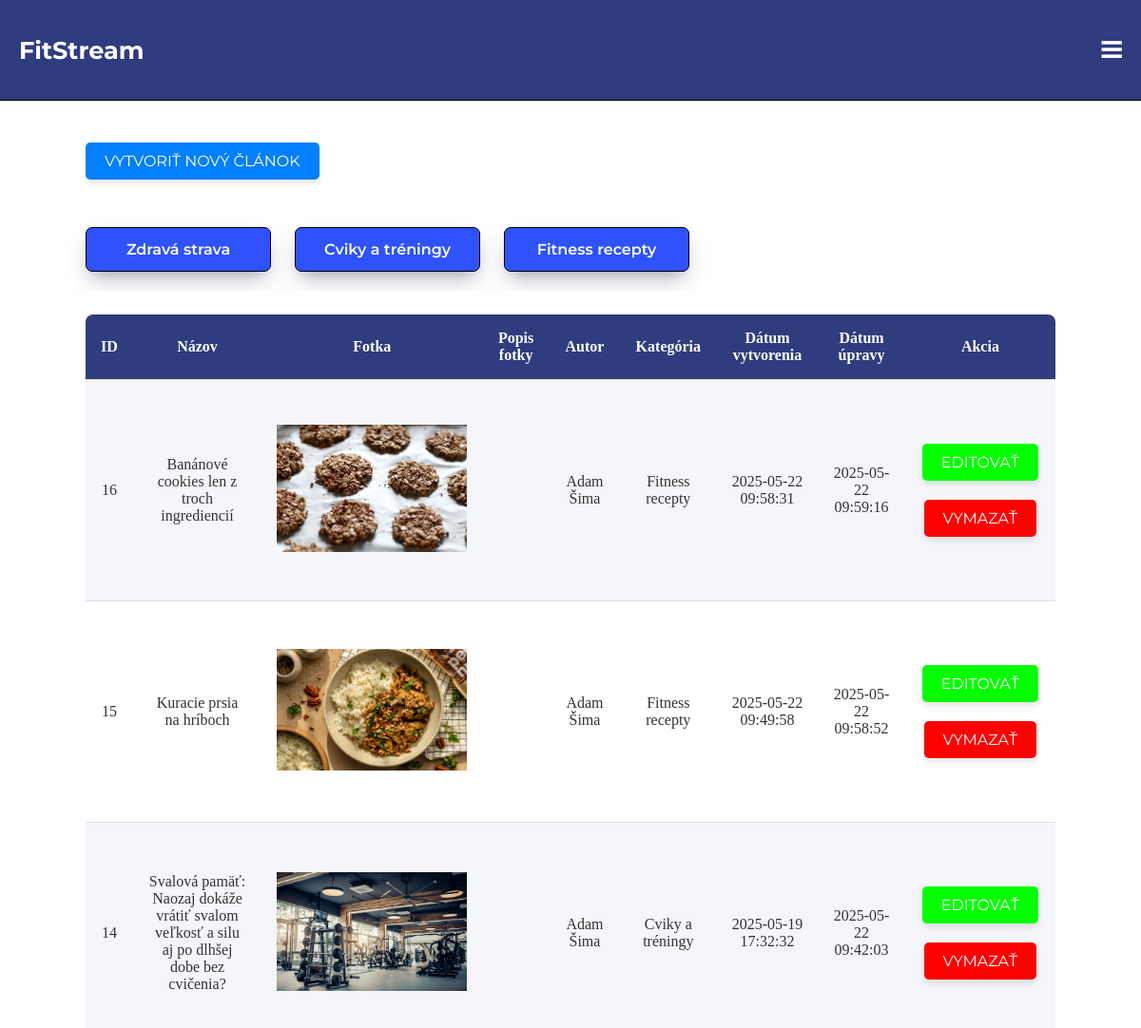
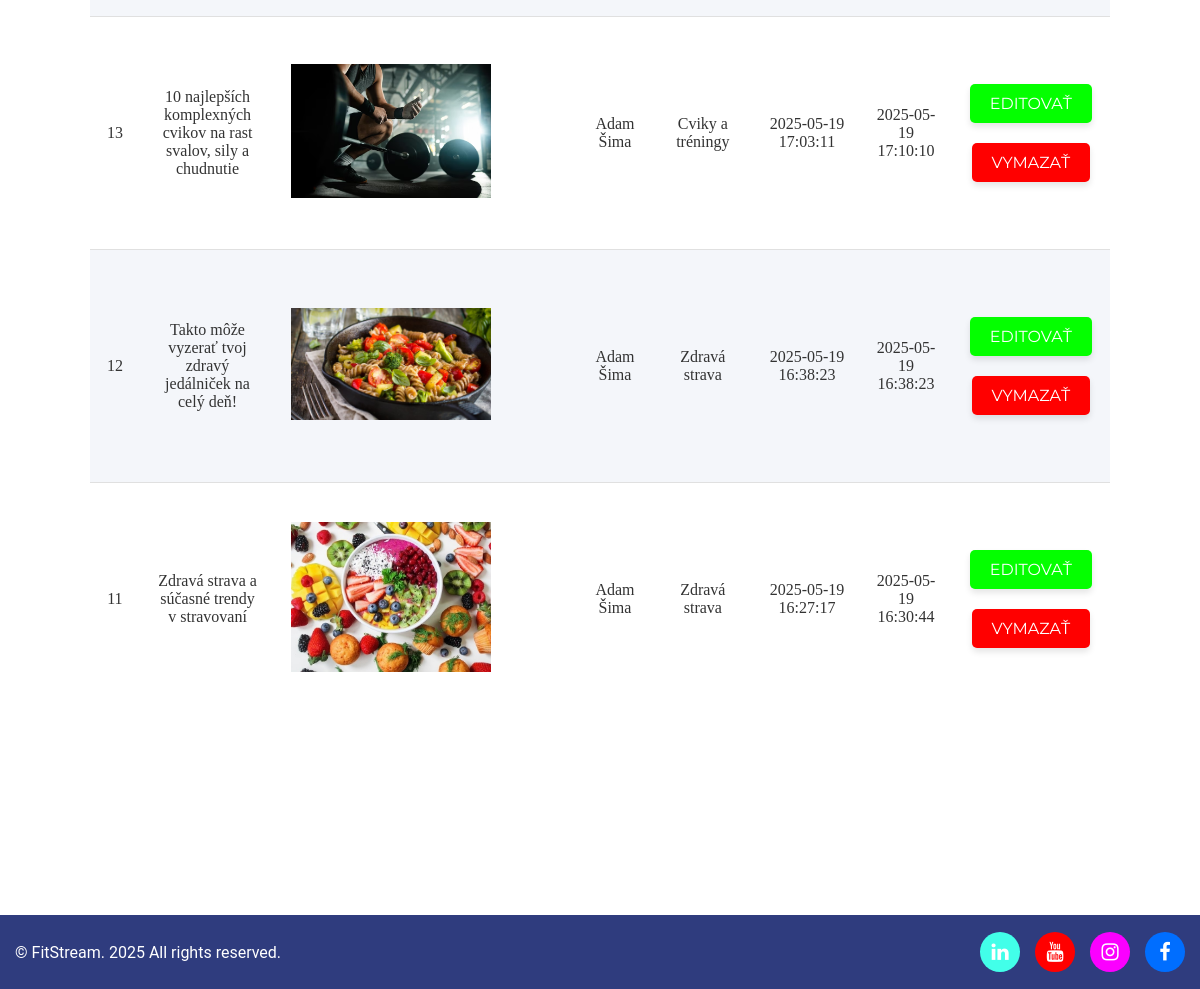
/admin/edit_blog.php (signed in), run on the app's committed database (2 pictures, top to bottom).
### tables this page shows
CREATE TABLE `blog_kategorie` (
  `id_kategorie` int(11) NOT NULL,
  `nazov_kategorie_blog` varchar(255) NOT NULL,
  `datum_vytvorenia` datetime DEFAULT current_timestamp(),
  `datum_upravy` datetime DEFAULT current_timestamp() ON UPDATE current_timestamp()
);

CREATE TABLE `blog` (
  `idblog` int(11) NOT NULL,
  `nazov` varchar(255) NOT NULL,
  `popis` text NOT NULL,
  `img_blog` varchar(255) DEFAULT NULL,
  `img_alt` varchar(255) DEFAULT NULL,
  `id_kategorie` int(11) DEFAULT NULL,
  `id_uzivatel` int(11) NOT NULL,
  `datum_vytvorenia` datetime DEFAULT current_timestamp(),
  `datum_upravy` datetime DEFAULT current_timestamp() ON UPDATE current_timestamp()
);

CREATE TABLE `uzivatelia` (
  `iduzivatelia` int(11) NOT NULL,
  `email` varchar(255) NOT NULL,
  `heslo` varchar(255) NOT NULL,
  `meno` varchar(255) NOT NULL,
  `priezvisko` varchar(255) NOT NULL,
  `datum_narodenia` date NOT NULL,
  `rola` int(11) NOT NULL,
  `datum_vytvorenia` timestamp NOT NULL DEFAULT current_timestamp(),
  `datum_upravy` timestamp NOT NULL DEFAULT current_timestamp() ON UPDATE current_timestamp(),
  `adresa_id` int(11) DEFAULT NULL
);

CREATE TABLE `footer_ikony` (
  `idfooter` int(11) NOT NULL,
  `ikona` varchar(255) NOT NULL,
  `farba_bg` varchar(255) NOT NULL,
  `farba_ikony` varchar(255) NOT NULL,
  `url` varchar(45) NOT NULL
);

### admin/edit_blog.php (called while the page is built, shortened)
<?php
$blog = new Blog();
$filter = [];
if (isset($_GET['id']) && is_numeric($_GET['id'])) {
    $filter = $blog->filtrovanie($_GET['id']);
} else {
    $filter = $blog->blogVypis();
}
?>
<?php include "parts/header.php"; ?>
<?php include "parts/navbar.php"; ?>
<?php include "parts/uprava_blog.php"?>
<?php include "parts/footer.php"; ?>

### classes/Database.php (called while the page is built, shortened)
<?php
class Database
{
    private $connection;
    protected function connect(): void
    {
        $config = DATABASE;
        $options = [
            PDO::ATTR_ERRMODE            => PDO::ERRMODE_EXCEPTION,
            PDO::ATTR_DEFAULT_FETCH_MODE => PDO::FETCH_ASSOC,
        ];
        try {
            $dsn = 'mysql:host=' . $config['HOST'] .
                   ';dbname=' . $config['DBNAME'] .
                   ';port=' . $config['PORT'];
            $this->connection = new PDO(
                $dsn,
                $config['USER_NAME'],
                $config['PASSWORD'],
                $options
            );
        } catch (PDOException $e) {
            throw new Exception('Pripojenie zlyhalo: ' . $e->getMessage());
        }
    }
    public function getConnection(): PDO
    {
        return $this->connection;
    }
}
?>

### classes/Blog.php (called while the page is built, shortened)
<?php
class Blog extends Database
{
    protected $conn;
    public function __construct()
    {
        $this->conn = $this->getConnection();
    }
    public function blogVypis(): array
    {
        try {
            $sql = "SELECT * FROM blog ORDER BY datum_vytvorenia DESC";
            $st = $this->conn->prepare($sql);
            $st->execute();
            $rs = $st->fetchAll();
            return $rs;
        } catch (Exception $e) {
            die("Nastala chyba");
        } finally {
            $this->conn = null;
        }
    }
    public function vypisAutora(int $id): array
    {
        if ($this->conn === null) {
            $this->conn = $this->getConnection();
        }
        try {
            $sql = "SELECT meno, priezvisko FROM uzivatelia
                    INNER JOIN blog ON uzivatelia.iduzivatelia = blog.id_uzivatel
                    WHERE idblog = ?;";
            $st = $this->conn->prepare($sql);
            $st->bindParam(1,$id);
            $st->execute();
            $rs = $st->fetch();
            return $rs;
        } catch (Exception $e) {
            die("Nastala chyba");
        } finally {
            $this->conn = null;
        }
    }
    public function vypisKategorie(int $id):array|string
    {
        if ($this->conn === null) {
            $this->conn = $this->getConnection();
        }
        try {
            $sql = "SELECT nazov_kategorie_blog FROM blog_kategorie
                    INNER JOIN blog ON blog_kategorie.id_kategorie = blog.id_kategorie
                    WHERE idblog = ?;";
            $st = $this->conn->prepare($sql);
            $st->bindParam(1,$id);
            $st->execute();
            $rs = $st->fetch();
            if(empty($rs)){
                return 'Žiadna kategória';
            } else{
            return $rs;
            }
        } catch (Exception $e) {
            die("Nastala chyba");
        } finally {
            $this->conn = null;
        }
    }
    public function vypisKategorii() : array
    {
        try {
            $sql = "SELECT id_kategorie, nazov_kategorie_blog FROM blog_kategorie;";
            $st = $this->conn->prepare($sql);
            $st->execute();
            return $st->fetchAll();
        } catch(Exception $e) {
            die("Nastala chyba: " . $e->getMessage());
        } finally {
            $this->conn = null;
        }
    }
    public function zobrazenieStavu(): void
    {
        if ($this->conn === null) {
            $this->conn = $this->getConnection();
        }
    }
}
?>

### classes/Footer.php (called while the page is built, shortened)
<?php
class Footer extends Database
{
    protected $conn;
    public function __construct()
    {
        $this->conn = $this->getConnection();
    }
    public function footerVypis(): array
    {
        try {
            $sql = "SELECT * FROM footer_ikony";
            $st = $this->conn->prepare($sql);
            $st->execute();
            return $st->fetchAll();
        } catch (Exception $e) {
            die("Nastala chyba");
        } finally {
            $this->conn = null;
        }
    }
}
?>

### admin/parts/uprava_blog.php (the view, shortened to what this page needs)
<div class="vyziva_obal">
    <div class="obal">
        <?php $blog->zobrazenieStavu() ?>
        <a href="<?php echo BASE_URL; ?>admin/vytvorenie/vytvorenie_blog.php" class="vytvorenie">Vytvoriť nový článok</a>
        <div class="filtre">
            <?php $vypis_blog = $blog->vypisKategorii(); ?>
            <?php foreach($vypis_blog as $kategoria): ?>
                <?php $id_pod =  $kategoria['id_kategorie']; ?>
                <a href="?id=<?php echo $id_pod;?>"
                   style="background-color: <?php echo (isset($_GET['id']) && $_GET['id'] == $id_pod) ? '#2F3C7E' : '#2f52ff'; ?>;">
                   <?php echo $kategoria['nazov_kategorie_blog']; ?>
                </a>
            <?php endforeach; ?>
        </div>
        <div class="table_con">
            <table>
                <tr>
                    <th>ID</th>
                    <th>Názov</th>
                    <th>Fotka</th>
                    <th>Popis fotky</th>
                    <th>Autor</th>
                    <th>Kategória</th>
                    <th>Dátum vytvorenia</th>
                    <th>Dátum úpravy</th>
                    <th>Akcia</th>
                </tr>
                <?php foreach($filter as $polozka): ?>
                    <tr>
                        <?php $id = $polozka['idblog']; ?>
                        <?php $vypis_uzivatel = $blog->vypisAutora($id); ?>
                        <?php $vypis_kategoria = $blog->vypisKategorie($id); ?>
                        <td><?php echo $id; ?></td>
                        <td><?php echo $polozka['nazov']; ?></td>
                        <td><img src="<?php echo BASE_URL . $polozka['img_blog']; ?>"></td>
                        <td><?php echo $polozka['img_alt']; ?></td>
                        <td><?php echo $vypis_uzivatel['meno'] . ' ' . $vypis_uzivatel['priezvisko']; ?></td>
                        <td><?php echo (is_string($vypis_kategoria)) ? $vypis_kategoria : $vypis_kategoria['nazov_kategorie_blog']; ?></td>
                        <td><?php echo $polozka['datum_vytvorenia']; ?></td>
                        <td><?php echo $polozka['datum_upravy']; ?></td>
                        <td>
                            <a href="<?php echo BASE_URL; ?>admin/editovanie/editovanie_blog.php?id=<?php echo $id; ?>" class="edit">Editovať</a>
                            <a href="<?php echo BASE_URL; ?>admin/vymazanie/vymazanie_blog.php?id=<?php echo $id; ?>" class="delete" onclick="return kontrolaVymazania()">Vymazať</a>
                        </td>
                    </tr>
                <?php endforeach; ?>
            </table>
        </div>
    </div>
</div>

### admin/parts/footer.php (shortened to what this page needs)
<?php
$footer = new Footer();
$footer_vypis = $footer->footerVypis();
?>
<footer>
    <div class = "bottom_footer">
        <div class = "footer_rights"><p class = ""> &copy; <span id="year"></span>FitStream. <?php echo(date("Y")); ?> All rights reserved.</p></div>
            <div class = "social_media_links">
                <?php foreach($footer_vypis as $a): ?>
                    <a href="<?php echo $a['url']; ?>">
                    <button class="social"
                    style="background-color: <?php echo $a['farba_bg']; ?>;
                    color: <?php echo $a['farba_ikony']; ?>;">
                   <i class="<?php echo $a['ikona']; ?>" style="font-size: 20px;"></i>
                   </button>
                   </a>
                <?php endforeach; ?>
         </div>
            </div>
</footer>
</body>
</html>

### admin/css/style_admin.css (style rules this page uses)
* { margin: 0; padding: 0; }
h1,h2,h3,h4,h5,h6,a { font-family:'Montserrat'; }
p { font-family: 'Roboto'; }
.vyziva_obal { margin-top: 150px; }
.obal { display: flex; flex-direction: column; max-width: 85%; place-self: center; }
.table_con { display: flex; flex-direction: column; width: 100%; margin: 20px auto 100px auto; overflow-x: auto; background-color: #ffffff; border-radius: 8px; }
table { width: 100%; border-collapse: separate; border-spacing: 0; background-color: #ffffff; border-radius: 8px; overflow: hidden; margin: 0 auto; margin-top: 25px; }
th { background-color: #2F3C7E; color: #ffffff; padding: 16px; font-weight: 600; text-align: center; }
td { padding: 14px 16px; border-top: 1px solid #e0e0e0; color: #333; text-align: center; }
td img { width: 200px; height: 200px; object-fit: contain; }
tr:nth-child(even) td { background-color: #f4f6fa; }
td .edit { background-color: #04ff00; color: white; border: none; padding: 10px 20px; font-size: 16px; border-radius: 5px; cursor: pointer; transition: background-color 0.3s ease, transform 0.2s ease; box-shadow: 0 4px 6px rgba(0, 0, 0, 0.1); text-transform: uppercase; text-decoration: none; display: inline-block; width: fit-content; }
.vytvorenie { background-color: #007fff; color: white; border: none; padding: 10px 20px; font-size: 16px; border-radius: 5px; cursor: pointer; transition: background-color 0.3s ease, transform 0.2s ease; box-shadow: 0 4px 6px rgba(0, 0, 0, 0.1); text-transform: uppercase; text-decoration: none; display: inline-block; width: fit-content; display: flex; }
td .delete { background-color: #ff0000; color: white; border: none; padding: 10px 20px; font-size: 16px; border-radius: 5px; cursor: pointer; transition: background-color 0.3s ease, transform 0.2s ease; box-shadow: 0 4px 6px rgba(0, 0, 0, 0.1); text-transform: uppercase; text-decoration: none; display: inline-block; width: fit-content; margin-top: 20px; }
footer { display: flex; flex-direction: column; background-color: #2F3C7E; color: white; padding: 17px 15px; margin-top: 100px; }
.social_media_links { display: flex; gap: 15px; justify-content: flex-end; align-items: center; flex-direction: row; }
.bottom_footer { display: flex; width: 100%; justify-content: space-between; align-items: center; flex-wrap: wrap; }
.social_media_links a { text-decoration: none; }
.social { width: 40px; height: 40px; border-radius: 50%; display: flex; justify-content: center; align-items: center; transition: transform 0.3s ease, opacity 0.3s ease; border: none; cursor: pointer; }
.footer_rights { font-size: 16px; display: flex; justify-content: flex-start; align-items: flex-end; }
.filtre { display: flex; margin-top: 50px; gap: 25px; flex-wrap: wrap; }
.filtre a { display: flex; justify-content: center; align-items: center; min-width: 15%; max-width: 20%; height: 45px; color: white; background-color: #2f52ff; border-radius: 7px; padding: 0 20px; font-size: 16px; font-weight: 600; border: 1px solid black; text-decoration: none; cursor: pointer; transition: all 0.3s ease; box-shadow: rgba(50, 50, 93, 0.25) 0px 13px 27px -5px, rgba(0, 0, 0, 0.3) 0px 8px 16px -8px; }

### data on the page
blog_kategorie: nazov_kategorie_blog "Zdravá strava"
blog_kategorie: nazov_kategorie_blog "Cviky a tréningy"
blog_kategorie: nazov_kategorie_blog "Fitness recepty"
blog: idblog "16", nazov "Banánové cookies len z troch ingrediencií", img_blog (picture), id_uzivatel.meno "Adam", id_uzivatel.priezvisko "Šima", blog_kategorie.nazov_kategorie_blog "Fitness recepty", datum_vytvorenia "2025-05-22 09:58:31", datum_upravy "2025-05-22 09:59:16"
blog: idblog "15", nazov "Kuracie prsia na hríboch", img_blog (picture), id_uzivatel.meno "Adam", id_uzivatel.priezvisko "Šima", blog_kategorie.nazov_kategorie_blog "Fitness recepty", datum_vytvorenia "2025-05-22 09:49:58", datum_upravy "2025-05-22 09:58:52"
blog: idblog "14", nazov "Svalová pamäť: Naozaj dokáže vrátiť svalom veľkosť a silu aj po dlhšej dobe bez cvičenia?", img_blog (picture), id_uzivatel.meno "Adam", id_uzivatel.priezvisko "Šima", blog_kategorie.nazov_kategorie_blog "Cviky a tréningy", datum_vytvorenia "2025-05-19 17:32:32", datum_upravy "2025-05-22 09:42:03"
blog: idblog "13", nazov "10 najlepších komplexných cvikov na rast svalov, sily a chudnutie", img_blog (picture), id_uzivatel.meno "Adam", id_uzivatel.priezvisko "Šima", blog_kategorie.nazov_kategorie_blog "Cviky a tréningy", datum_vytvorenia "2025-05-19 17:03:11", datum_upravy "2025-05-19 17:10:10"
blog: idblog "12", nazov "Takto môže vyzerať tvoj zdravý jedálniček na celý deň!", img_blog (picture), id_uzivatel.meno "Adam", id_uzivatel.priezvisko "Šima", blog_kategorie.nazov_kategorie_blog "Zdravá strava", datum_vytvorenia "2025-05-19 16:38:23", datum_upravy "2025-05-19 16:38:23"
blog: idblog "11", nazov "Zdravá strava a súčasné trendy v stravovaní", img_blog (picture), id_uzivatel.meno "Adam", id_uzivatel.priezvisko "Šima", blog_kategorie.nazov_kategorie_blog "Zdravá strava", datum_vytvorenia "2025-05-19 16:27:17", datum_upravy "2025-05-19 16:30:44"
